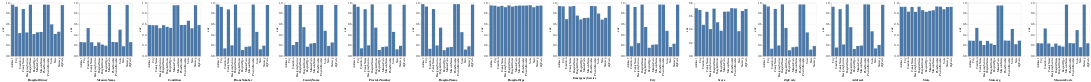

Notebook code cell kept with this figure:
### Code cell
import altair as alt

charts = []

for target, cols in pairwise_stats.items():
    pdf = pd.DataFrame(cols, columns=[target, 'cor'])
    pdf['cor'] = pdf['cor'].astype('float')
    charts.append(alt.Chart(pdf).mark_bar().encode(x=alt.X(target), y=alt.Y('cor')).properties(width=200, height=200))
    
alt.hconcat(*charts)

### Figure 1 — Vega-Lite specification as saved in the notebook (floating-point values rounded to 4 significant figures)
{"config": {"view": {"continuousWidth": 400, "continuousHeight": 300}}, "hconcat": [{"data": {"name": "data-63bf4a15400599869477f032de6ad0dd"}, "mark": "bar", "encoding": {"x": {"type": "nominal", "field": "HospitalOwner"}, "y": {"type": "quantitative", "field": "cor"}}, "height": 200, "width": 200}, {"data": {"name": "data-3ca76b3b83bc67ab23ea658e6fc2ba0e"}, "mark": "bar", "encoding": {"x": {"type": "nominal", "field": "MeasureName"}, "y": {"type": "quantitative", "field": "cor"}}, "height": 200, "width": 200}, {"data": {"name": "data-aa1f953955d191213da530ad60322181"}, "mark": "bar", "encoding": {"x": {"type": "nominal", "field": "Condition"}, "y": {"type": "quantitative", "field": "cor"}}, "height": 200, "width": 200}, {"data": {"name": "data-d4ff500c44d7bd5212ffa82789230361"}, "mark": "bar", "encoding": {"x": {"type": "nominal", "field": "PhoneNumber"}, "y": {"type": "quantitative", "field": "cor"}}, "height": 200, "width": 200}, {"data": {"name": "data-ca984fd389703e09b95aa3b86b69a07d"}, "mark": "bar", "encoding": {"x": {"type": "nominal", "field": "CountyName"}, "y": {"type": "quantitative", "field": "cor"}}, "height": 200, "width": 200}, {"data": {"name": "data-b7d524d4e47140f31978992cb82744a7"}, "mark": "bar", "encoding": {"x": {"type": "nominal", "field": "ProviderNumber"}, "y": {"type": "quantitative", "field": "cor"}}, "height": 200, "width": 200}, {"data": {"name": "data-f824c8c25f9b723985f0748db8901f56"}, "mark": "bar", "encoding": {"x": {"type": "nominal", "field": "HospitalName"}, "y": {"type": "quantitative", "field": "cor"}}, "height": 200, "width": 200}, {"data": {"name": "data-b1f90240d1003294b7d8ae3e26035998"}, "mark": "bar", "encoding": {"x": {"type": "nominal", "field": "HospitalType"}, "y": {"type": "quantitative", "field": "cor"}}, "height": 200, "width": 200}, {"data": {"name": "data-2e834b8fe2629ea823459523c67887ac"}, "mark": "bar", "encoding": {"x": {"type": "nominal", "field": "EmergencyService"}, "y": {"type": "quantitative", "field": "cor"}}, "height": 200, "width": 200}, {"data": {"name": "data-24dda927d9d8187f136f2380f30243d8"}, "mark": "bar", "encoding": {"x": {"type": "nominal", "field": "City"}, "y": {"type": "quantitative", "field": "cor"}}, "height": 200, "width": 200}, {"data": {"name": "data-277683a018fa68580d5c44a9537b26d2"}, "mark": "bar", "encoding": {"x": {"type": "nominal", "field": "Score"}, "y": {"type": "quantitative", "field": "cor"}}, "height": 200, "width": 200}, {"data": {"name": "data-919e52d824d90c785d2b70fa28e02f34"}, "mark": "bar", "encoding": {"x": {"type": "nominal", "field": "ZipCode"}, "y": {"type": "quantitative", "field": "cor"}}, "height": 200, "width": 200}, {"data": {"name": "data-04007e67841ea6850dff035665d87f3f"}, "mark": "bar", "encoding": {"x": {"type": "nominal", "field": "Address1"}, "y": {"type": "quantitative", "field": "cor"}}, "height": 200, "width": 200}, {"data": {"name": "data-abbbb6895106e74b281157e249b6b28d"}, "mark": "bar", "encoding": {"x": {"type": "nominal", "field": "State"}, "y": {"type": "quantitative", "field": "cor"}}, "height": 200, "width": 200}, {"data": {"name": "data-1e9ef9678a45c76a101332fdc6acb73c"}, "mark": "bar", "encoding": {"x": {"type": "nominal", "field": "Stateavg"}, "y": {"type": "quantitative", "field": "cor"}}, "height": 200, "width": 200}, {"data": {"name": "data-0e094dc9132a65c6095dadb31677a4ec"}, "mark": "bar", "encoding": {"x": {"type": "nominal", "field": "MeasureCode"}, "y": {"type": "quantitative", "field": "cor"}}, "height": 200, "width": 200}], "$schema": "https://vega.github.io/schema/vega-lite/v4.8.1.json", "datasets": {"data-63bf4a15400599869477f032de6ad0dd": [{"HospitalOwner": "PhoneNumber", "cor": 0.9696}, {"HospitalOwner": "Address1", "cor": 0.9669}, {"HospitalOwner": "HospitalName", "cor": 0.9669}, {"HospitalOwner": "ProviderNumber", "cor": 0.9669}, {"HospitalOwner": "ZipCode", "cor": 0.9585}, {"HospitalOwner": "City", "cor": 0.9288}, {"HospitalOwner": "CountyName", "cor": 0.885}, {"HospitalOwner": "Score", "cor": 0.5967}, {"HospitalOwner": "Stateavg", "cor": 0.4581}, {"HospitalOwner": "MeasureName", "cor": 0.4546}, {"HospitalOwner": "MeasureCode", "cor": 0.4475}, {"HospitalOwner": "EmergencyService", "cor": 0.4456}, {"HospitalOwner": "Condition", "cor": 0.4334}, {"HospitalOwner": "State", "cor": 0.4181}, {"HospitalOwner": "HospitalType", "cor": 0.4141}], "data-3ca76b3b83bc67ab23ea658e6fc2ba0e": [{"MeasureName": "Stateavg", "cor": 0.963}, {"MeasureName": "MeasureCode", "cor": 0.9606}, {"MeasureName": "Condition", "cor": 0.5266}, {"MeasureName": "Score", "cor": 0.4971}, {"MeasureName": "PhoneNumber", "cor": 0.2665}, {"MeasureName": "Address1", "cor": 0.2645}, {"MeasureName": "ProviderNumber", "cor": 0.2626}, {"MeasureName": "ZipCode", "cor": 0.2625}, {"MeasureName": "CountyName", "cor": 0.2608}, {"MeasureName": "City", "cor": 0.2593}, {"MeasureName": "HospitalName", "cor": 0.2584}, {"MeasureName": "HospitalOwner", "cor": 0.2164}, {"MeasureName": "HospitalType", "cor": 0.1959}, {"MeasureName": "EmergencyService", "cor": 0.1909}, {"MeasureName": "State", "cor": 0.1863}], "data-aa1f953955d191213da530ad60322181": [{"Condition": "Stateavg", "cor": 0.9579}, {"Condition": "MeasureName", "cor": 0.9579}, {"Condition": "MeasureCode", "cor": 0.9564}, {"Condition": "Score", "cor": 0.6658}, {"Condition": "ProviderNumber", "cor": 0.5859}, {"Condition": "PhoneNumber", "cor": 0.5854}, {"Condition": "Address1", "cor": 0.5842}, {"Condition": "ZipCode", "cor": 0.5839}, {"Condition": "HospitalName", "cor": 0.5817}, {"Condition": "City", "cor": 0.5813}, {"Condition": "CountyName", "cor": 0.5802}, {"Condition": "HospitalOwner", "cor": 0.551}, {"Condition": "HospitalType", "cor": 0.5319}, {"Condition": "EmergencyService", "cor": 0.5265}, {"Condition": "State", "cor": 0.5239}], "data-d4ff500c44d7bd5212ffa82789230361": [{"PhoneNumber": "Address1", "cor": 0.9708}, {"PhoneNumber": "HospitalName", "cor": 0.9697}, {"PhoneNumber": "ProviderNumber", "cor": 0.9693}, {"PhoneNumber": "ZipCode", "cor": 0.9616}, {"PhoneNumber": "City", "cor": 0.926}, {"PhoneNumber": "CountyName", "cor": 0.8782}, {"PhoneNumber": "HospitalOwner", "cor": 0.5361}, {"PhoneNumber": "Score", "cor": 0.4572}, {"PhoneNumber": "EmergencyService", "cor": 0.203}, {"PhoneNumber": "Stateavg", "cor": 0.1956}, {"PhoneNumber": "MeasureName", "cor": 0.1834}, {"PhoneNumber": "MeasureCode", "cor": 0.1749}, {"PhoneNumber": "Condition", "cor": 0.1451}, {"PhoneNumber": "State", "cor": 0.129}, {"PhoneNumber": "HospitalType", "cor": 0.1143}], "data-ca984fd389703e09b95aa3b86b69a07d": [{"CountyName": "City", "cor": 0.9643}, {"CountyName": "Address1", "cor": 0.9634}, {"CountyName": "HospitalName", "cor": 0.9632}, {"CountyName": "PhoneNumber", "cor": 0.9627}, {"CountyName": "ProviderNumber", "cor": 0.9626}, {"CountyName": "ZipCode", "cor": 0.9623}, {"CountyName": "HospitalOwner", "cor": 0.5446}, {"CountyName": "Score", "cor": 0.4757}, {"CountyName": "EmergencyService", "cor": 0.2671}, {"CountyName": "Stateavg", "cor": 0.2573}, {"CountyName": "MeasureName", "cor": 0.2451}, {"CountyName": "MeasureCode", "cor": 0.2363}, {"CountyName": "Condition", "cor": 0.2075}, {"CountyName": "State", "cor": 0.1919}, {"CountyName": "HospitalType", "cor": 0.1774}], "data-b7d524d4e47140f31978992cb82744a7": [{"ProviderNumber": "PhoneNumber", "cor": 0.973}, {"ProviderNumber": "Address1", "cor": 0.973}, {"ProviderNumber": "HospitalName", "cor": 0.9729}, {"ProviderNumber": "ZipCode", "cor": 0.9651}, {"ProviderNumber": "City", "cor": 0.9276}, {"ProviderNumber": "CountyName", "cor": 0.8815}, {"ProviderNumber": "HospitalOwner", "cor": 0.5362}, {"ProviderNumber": "Score", "cor": 0.4556}, {"ProviderNumber": "EmergencyService", "cor": 0.203}, {"ProviderNumber": "Stateavg", "cor": 0.193}, {"ProviderNumber": "MeasureName", "cor": 0.1807}, {"ProviderNumber": "MeasureCode", "cor": 0.1722}, {"ProviderNumber": "Condition", "cor": 0.1465}, {"ProviderNumber": "State", "cor": 0.1284}, {"ProviderNumber": "HospitalType", "cor": 0.1162}], "data-f824c8c25f9b723985f0748db8901f56": [{"HospitalName": "Address1", "cor": 0.9777}, {"HospitalName": "PhoneNumber", "cor": 0.9773}, {"HospitalName": "ProviderNumber", "cor": 0.9768}, {"HospitalName": "ZipCode", "cor": 0.9699}, {"HospitalName": "City", "cor": 0.9319}, {"HospitalName": "CountyName", "cor": 0.885}, {"HospitalName": "HospitalOwner", "cor": 0.5356}, {"HospitalName": "Score", "cor": 0.4508}, {"HospitalName": "EmergencyService", "cor": 0.2}, {"HospitalName": "Stateavg", "cor": 0.1847}, {"HospitalName": "MeasureName", "cor": 0.1723}, {"HospitalName": "MeasureCode", "cor": 0.1637}, {"HospitalName": "Condition", "cor": 0.1386}, {"HospitalName": "State", "cor": 0.1237}, {"HospitalName": "HospitalType", "cor": 0.1122}], "data-b1f90240d1003294b7d8ae3e26035998": [{"HospitalType": "Score", "cor": 0.9574}, {"HospitalType": "HospitalName", "cor": 0.9529}, {"HospitalType": "Address1", "cor": 0.9528}, {"HospitalType": "ProviderNumber", "cor": 0.9514}, {"HospitalType": "ZipCode", "cor": 0.9513}, {"HospitalType": "MeasureName", "cor": 0.9508}, {"HospitalType": "PhoneNumber", "cor": 0.9497}, {"HospitalType": "City", "cor": 0.9491}, {"HospitalType": "Stateavg", "cor": 0.9461}, {"HospitalType": "MeasureCode", "cor": 0.946}, {"HospitalType": "CountyName", "cor": 0.9453}, {"HospitalType": "Condition", "cor": 0.9315}, {"HospitalType": "HospitalOwner", "cor": 0.9313}, {"HospitalType": "EmergencyService", "cor": 0.9207}, {"HospitalType": "State", "cor": 0.9193}], "data-2e834b8fe2629ea823459523c67887ac": [{"EmergencyService": "ZipCode", "cor": 0.9428}, {"EmergencyService": "PhoneNumber", "cor": 0.9422}, {"EmergencyService": "HospitalName", "cor": 0.9419}, {"EmergencyService": "Address1", "cor": 0.941}, {"EmergencyService": "ProviderNumber", "cor": 0.9395}, {"EmergencyService": "City", "cor": 0.9347}, {"EmergencyService": "CountyName", "cor": 0.9334}, {"EmergencyService": "Score", "cor": 0.7999}, {"EmergencyService": "HospitalOwner", "cor": 0.7629}, {"EmergencyService": "MeasureName", "cor": 0.7206}, {"EmergencyService": "Stateavg", "cor": 0.7198}, {"EmergencyService": "MeasureCode", "cor": 0.7185}, {"EmergencyService": "Condition", "cor": 0.6946}, {"EmergencyService": "HospitalType", "cor": 0.6892}, {"EmergencyService": "State", "cor": 0.6872}], "data-24dda927d9d8187f136f2380f30243d8": [{"City": "PhoneNumber", "cor": 0.9699}, {"City": "Address1", "cor": 0.969}, {"City": "HospitalName", "cor": 0.9689}, {"City": "ZipCode", "cor": 0.9681}, {"City": "ProviderNumber", "cor": 0.968}, {"City": "CountyName", "cor": 0.9237}, {"City": "HospitalOwner", "cor": 0.5482}, {"City": "Score", "cor": 0.4748}, {"City": "EmergencyService", "cor": 0.2438}, {"City": "Stateavg", "cor": 0.234}, {"City": "MeasureName", "cor": 0.2203}, {"City": "MeasureCode", "cor": 0.2143}, {"City": "Condition", "cor": 0.1858}, {"City": "State", "cor": 0.171}, {"City": "HospitalType", "cor": 0.1579}], "data-277683a018fa68580d5c44a9537b26d2": [{"Score": "PhoneNumber", "cor": 0.721}, {"Score": "Address1", "cor": 0.7192}, {"Score": "ProviderNumber", "cor": 0.7174}, {"Score": "HospitalName", "cor": 0.714}, {"Score": "ZipCode", "cor": 0.7084}, {"Score": "City", "cor": 0.6946}, {"Score": "Stateavg", "cor": 0.6782}, {"Score": "MeasureName", "cor": 0.6703}, {"Score": "MeasureCode", "cor": 0.6687}, {"Score": "CountyName", "cor": 0.6665}, {"Score": "HospitalOwner", "cor": 0.5087}, {"Score": "Condition", "cor": 0.4707}, {"Score": "EmergencyService", "cor": 0.4061}, {"Score": "HospitalType", "cor": 0.3816}, {"Score": "State", "cor": 0.3747}], "data-919e52d824d90c785d2b70fa28e02f34": [{"ZipCode": "HospitalName", "cor": 0.9726}, {"ZipCode": "PhoneNumber", "cor": 0.9718}, {"ZipCode": "Address1", "cor": 0.9717}, {"ZipCode": "ProviderNumber", "cor": 0.9716}, {"ZipCode": "City", "cor": 0.9337}, {"ZipCode": "CountyName", "cor": 0.8865}, {"ZipCode": "HospitalOwner", "cor": 0.5302}, {"ZipCode": "Score", "cor": 0.446}, {"ZipCode": "EmergencyService", "cor": 0.2004}, {"ZipCode": "Stateavg", "cor": 0.1891}, {"ZipCode": "MeasureName", "cor": 0.1763}, {"ZipCode": "MeasureCode", "cor": 0.1677}, {"ZipCode": "Condition", "cor": 0.1401}, {"ZipCode": "State", "cor": 0.1225}, {"ZipCode": "HospitalType", "cor": 0.111}], "data-04007e67841ea6850dff035665d87f3f": [{"Address1": "PhoneNumber", "cor": 0.9733}, {"Address1": "HospitalName", "cor": 0.9727}, {"Address1": "ProviderNumber", "cor": 0.9718}, {"Address1": "ZipCode", "cor": 0.9642}, {"Address1": "City", "cor": 0.9283}, {"Address1": "CountyName", "cor": 0.883}, {"Address1": "HospitalOwner", "cor": 0.5445}, {"Address1": "Score", "cor": 0.4674}, {"Address1": "EmergencyService", "cor": 0.219}, {"Address1": "Stateavg", "cor": 0.2104}, {"Address1": "MeasureName", "cor": 0.1984}, {"Address1": "MeasureCode", "cor": 0.19}, {"Address1": "Condition", "cor": 0.1618}, {"Address1": "State", "cor": 0.1445}, {"Address1": "HospitalType", "cor": 0.1343}], "data-abbbb6895106e74b281157e249b6b28d": [{"State": "PhoneNumber", "cor": 0.9339}, {"State": "HospitalName", "cor": 0.9294}, {"State": "ProviderNumber", "cor": 0.9294}, {"State": "City", "cor": 0.9281}, {"State": "ZipCode", "cor": 0.9266}, {"State": "Address1", "cor": 0.9263}, {"State": "CountyName", "cor": 0.9241}, {"State": "Stateavg", "cor": 0.924}, {"State": "Score", "cor": 0.8817}, {"State": "HospitalOwner", "cor": 0.8642}, {"State": "MeasureName", "cor": 0.862}, {"State": "MeasureCode", "cor": 0.8518}, {"State": "Condition", "cor": 0.8358}, {"State": "EmergencyService", "cor": 0.8325}, {"State": "HospitalType", "cor": 0.8325}], "data-1e9ef9678a45c76a101332fdc6acb73c": [{"Stateavg": "MeasureName", "cor": 0.9522}, {"Stateavg": "MeasureCode", "cor": 0.951}, {"Stateavg": "Condition", "cor": 0.5322}, {"Stateavg": "Score", "cor": 0.5115}, {"Stateavg": "PhoneNumber", "cor": 0.2939}, {"Stateavg": "Address1", "cor": 0.292}, {"Stateavg": "ZipCode", "cor": 0.2904}, {"Stateavg": "ProviderNumber", "cor": 0.2902}, {"Stateavg": "City", "cor": 0.2884}, {"Stateavg": "CountyName", "cor": 0.288}, {"Stateavg": "HospitalName", "cor": 0.2861}, {"Stateavg": "HospitalOwner", "cor": 0.2362}, {"Stateavg": "State", "cor": 0.2245}, {"Stateavg": "HospitalType", "cor": 0.211}, {"Stateavg": "EmergencyService", "cor": 0.2086}], "data-0e094dc9132a65c6095dadb31677a4ec": [{"MeasureCode": "Stateavg", "cor": 0.9696}, {"MeasureCode": "MeasureName", "cor": 0.9685}, {"MeasureCode": "Condition", "cor": 0.5205}, {"MeasureCode": "Score", "cor": 0.4896}, {"MeasureCode": "PhoneNumber", "cor": 0.245}, {"MeasureCode": "Address1", "cor": 0.243}, {"MeasureCode": "ProviderNumber", "cor": 0.241}, {"MeasureCode": "ZipCode", "cor": 0.241}, {"MeasureCode": "City", "cor": 0.2403}, {"MeasureCode": "CountyName", "cor": 0.239}, {"MeasureCode": "HospitalName", "cor": 0.2367}, {"MeasureCode": "HospitalOwner", "cor": 0.1966}, {"MeasureCode": "HospitalType", "cor": 0.1783}, {"MeasureCode": "EmergencyService", "cor": 0.1753}, {"MeasureCode": "State", "cor": 0.168}]}}
